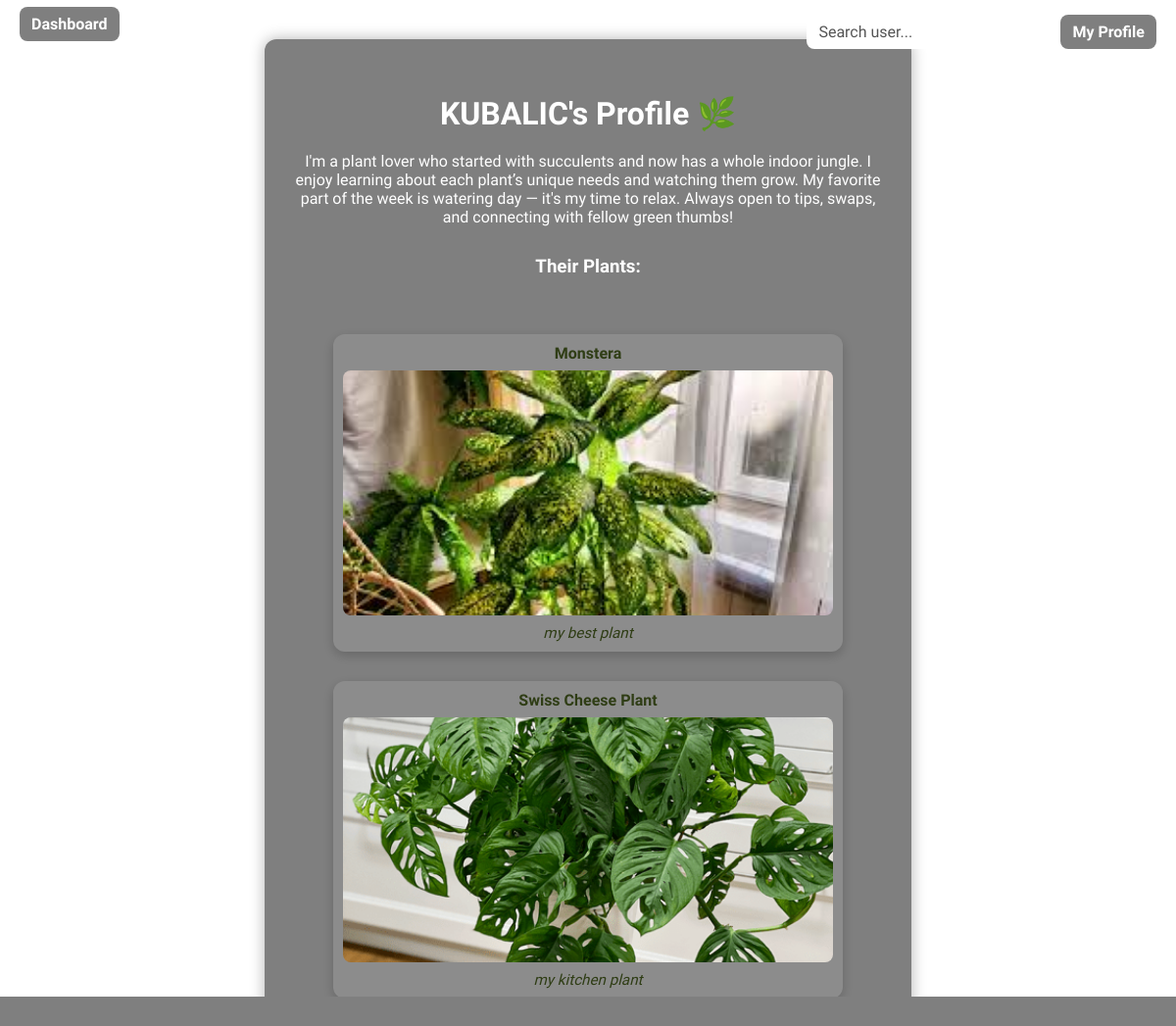
Page /user/KUBALIC (signed in) on the earlier database version.
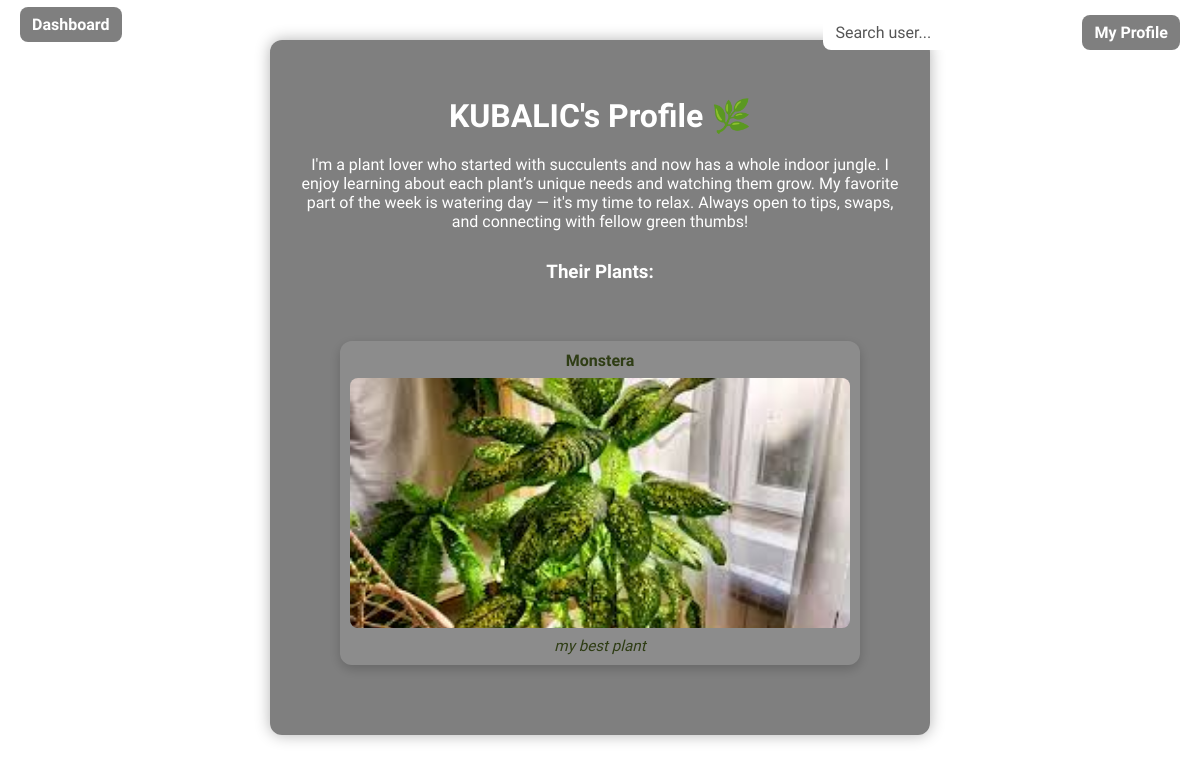
Same page on the later database version.
### app/models.py (models this page shows, shortened)
class User(UserMixin, db.Model):
    username = db.Column(db.String(80), primary_key=True)
    email = db.Column(db.String(120), unique=True, nullable=False)
    password = db.Column(db.String(200), nullable=False)
    description = db.Column(db.Text, default="")
    plants = db.relationship('Plant', backref='owner', lazy=True)

class Plant(db.Model):
    id = db.Column(db.Integer, primary_key=True)
    plant_name = db.Column(db.String(100), nullable=False)
    last_watering = db.Column(db.Date)
    next_watering = db.Column(db.Date)
    photo_path = db.Column(db.String(200))
    description = db.Column(db.Text)
    username = db.Column(db.String(80), db.ForeignKey('user.username'), nullable=False)
    latin_name = db.Column(db.String(100), db.ForeignKey('plant_category.latin_name'), nullable=False)

class PlantCategory(db.Model):
    latin_name = db.Column(db.String(100), primary_key=True)
    name = db.Column(db.String(100), nullable=False)
    watering_interval = db.Column(db.Integer, nullable=False)
    info = db.Column(db.Text)
    plants = db.relationship('Plant', backref='category', lazy=True)

### app/routes.py (the view)
@routes.route('/user/<username>')
@login_required
def view_user(username):
    user = User.query.filter_by(username=username).first_or_404()
    return render_template('public_profile.html', user=user, plants=user.plants)

### app/__init__.py (called while the page is built)
def create_app():
    app = Flask(__name__)
    app.config['SECRET_KEY'] = 'secret_key123'
    app.config['SQLALCHEMY_DATABASE_URI'] = 'sqlite:///plants.db'
    app.config['SQLALCHEMY_TRACK_MODIFICATIONS'] = False
    db.init_app(app)
    migrate.init_app(app, db)
    login_manager.init_app(app)
    from app.routes import routes as routes_blueprint
    app.register_blueprint(routes_blueprint)
    with app.app_context():
        from app.models import User
        @login_manager.user_loader
        def load_user(user_id):
            return User.query.get(user_id)  # ✅ no int() — works with username
        db.create_all()
    return app

### app/templates/public_profile.html
{% extends "base.html" %}
{% block content %}
<div class="form-container">
    <h2>{{ user.username }}'s Profile 🌿</h2>
    {% if user.description %}
        <p style="margin-bottom: 20px;">{{ user.description }}</p>
    {% endif %}
    <h3 style="margin-top: 30px;">Their Plants:</h3>
    {% if plants %}
        <div class="gallery">
            {% for plant in plants %}
                <div class="gallery-card">
                    <div class="gallery-name">{{ plant.category.name }}</div>
                    {% if plant.photo_path %}
                        <img src="{{ url_for('static', filename='uploads/' ~ plant.photo_path) }}" alt="plant photo">
                    {% endif %}
                    <div class="gallery-nickname">{{ plant.plant_name }}</div>
                </div>
            {% endfor %}
        </div>
    {% else %}
        <p>This user hasn't added any plants yet.</p>
    {% endif %}
</div>
{% endblock %}

### app/templates/base.html (shortened to what this page needs)
<!doctype html>
<html>
<head>
    <link rel="stylesheet" href="{{ url_for('static', filename='style.css') }}">
</head>
<body style="background-image: url('{{ url_for('static', filename='background.png') }}'); background-size: cover; background-position: center;">
<div class="top-left">
    <a href="{{ url_for('routes.index') }}"> Dashboard</a>
</div>
<div class="top-bar no-background">
    {% if current_user.is_authenticated %}
        <form action="{{ url_for('routes.search_user') }}" method="GET" class="search-form">
            <input type="text" name="username" placeholder="Search user..." class="search-input" required>
        </form>
        <a href="{{ url_for('routes.profile') }}">My Profile</a>
    {% else %}
        <a href="{{ url_for('routes.login') }}">Login</a>
        <a href="{{ url_for('routes.register') }}">Register</a>
    {% endif %}
</div>
{% block content %}{% endblock %}
</body>
</html>

### app/static/style.css (style rules this page uses)
body { margin: 0; padding: 0; font-family: 'Nunito', sans-serif; background: url("/static/background.png") no-repeat center center fixed; background-size: cover; min-height: 100vh; display: block; }
.top-bar { position: absolute; top: 15px; right: 20px; display: flex; gap: 15px; z-index: 1000; }
.top-bar a { color: white; text-decoration: none; background-color: rgba(0, 0, 0, 0.5); padding: 8px 12px; border-radius: 8px; font-weight: bold; }
.form-container { background-color: rgba(0, 0, 0, 0.5); padding: 30px; border-radius: 12px; color: white; width: 90%; max-width: 600px; margin: 40px auto; text-align: center; box-shadow: 0 0 15px rgba(0, 0, 0, 0.3); }
.form-container h2 { font-size: 2em; margin-bottom: 20px; }
.top-left { position: absolute; top: 15px; left: 20px; z-index: 1000; }
.top-left a { color: white; text-decoration: none; background-color: rgba(0, 0, 0, 0.5); padding: 8px 12px; border-radius: 8px; font-weight: bold; }
.top-bar.no-background { background: none; position: absolute; top: 15px; right: 20px; }
.gallery { display: grid; grid-template-columns: repeat(auto-fit, minmax(300px, 1fr)); gap: 30px; padding: 40px; max-width: 1200px; margin: 0 auto; }
.gallery-card { background-color: rgba(255, 255, 255, 0.1); border-radius: 12px; padding: 10px; text-align: center; box-shadow: 0 4px 12px rgba(0, 0, 0, 0.2); }
.gallery-name { font-weight: bold; color: white; margin-bottom: 8px; }
.gallery-card img { width: 100%; height: 250px; object-fit: cover; border-radius: 8px; }
.gallery-name { font-weight: bold; color: #2f3d15; margin-bottom: 8px; }
.gallery-nickname { color: #2f3d15; font-size: 0.95em; margin-top: 5px; font-style: italic; }
.search-form { display: flex; align-items: center; }
.search-input { padding: 8px 12px; border: none; border-radius: 8px; font-size: 1em; outline: none; font-family: 'Nunito', sans-serif; }
.search-input::placeholder { color: #555; }

Differences in the rows shown:
removed Plant: category.name "Swiss Cheese Plant", photo_path (picture), plant_name "my kitchen plant"
